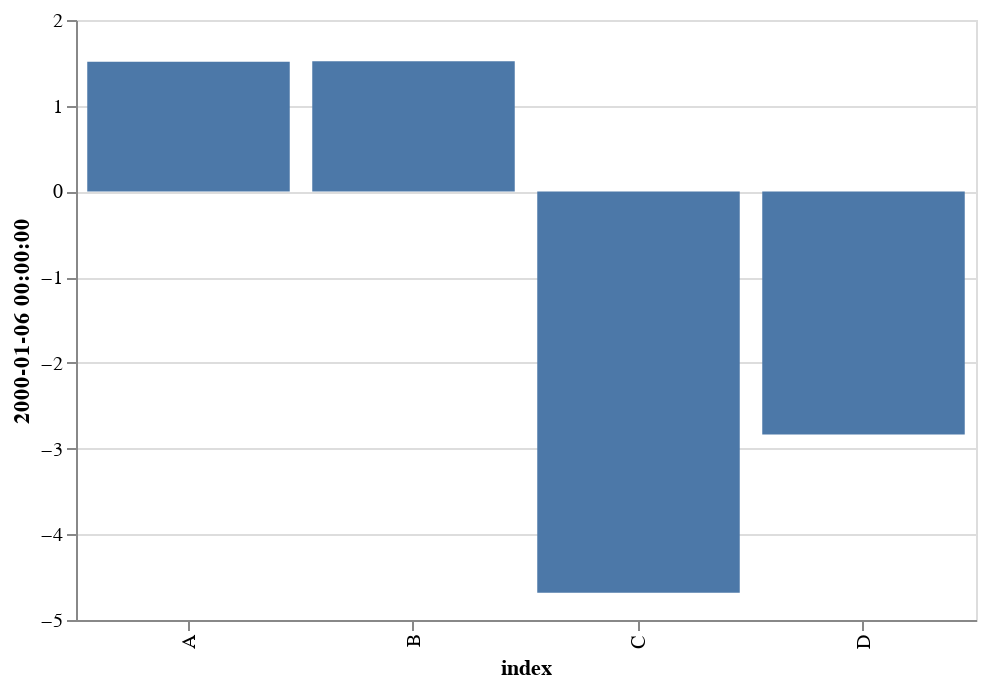

This figure's notebook cell:
### Markdown cell above
## Bar plots

### Code cell
df.iloc[5].vgplot.bar()

### Figure 1 — Vega-Lite specification as saved in the notebook (floating-point values rounded to 4 significant figures)
{"$schema": "https://vega.github.io/schema/vega-lite/v2.4.3.json", "config": {"view": {"height": 300, "width": 400}}, "data": {"values": [{"2000-01-06 00:00:00": 1.512, "index": "A"}, {"2000-01-06 00:00:00": 1.52, "index": "B"}, {"2000-01-06 00:00:00": -4.682, "index": "C"}, {"2000-01-06 00:00:00": -2.835, "index": "D"}]}, "encoding": {"x": {"field": "index", "type": "nominal"}, "y": {"field": "2000-01-06 00:00:00", "type": "quantitative"}}, "height": 300, "mark": "bar", "title": "", "width": 450}
